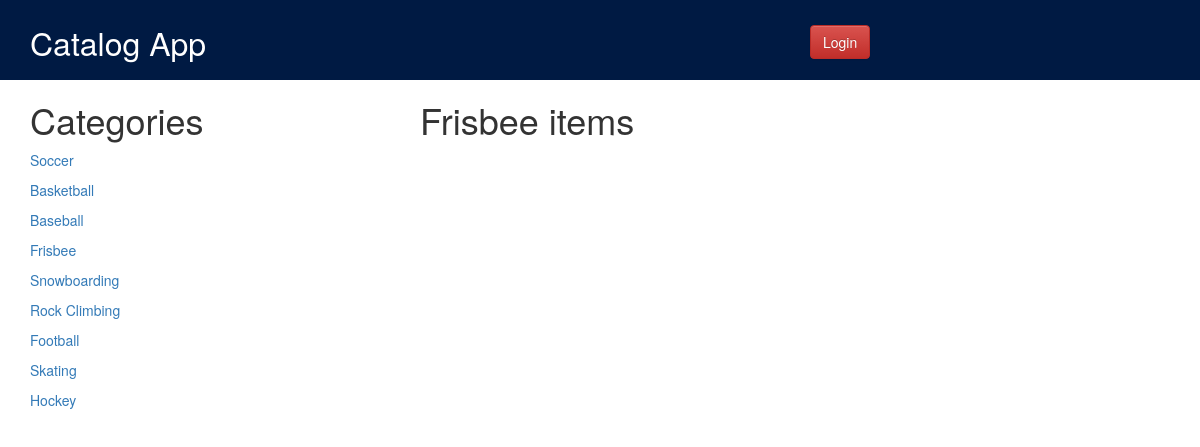
The page /catalog/Frisbee/items on the database as committed earlier.
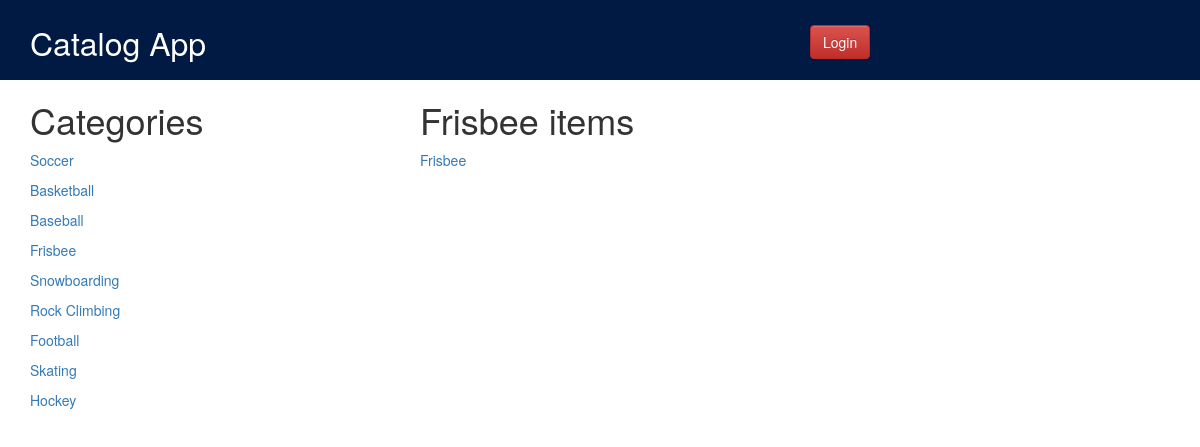
The same page on the database as committed later.
### database_setup.py (models this page shows, shortened)
class Category(Base):
    __tablename__ = 'category'
    id = Column(Integer, primary_key=True)
    name = Column(String(250), nullable=False)

class Item(Base):
    __tablename__ = 'item'
    id = Column(Integer, primary_key=True)
    name = Column(String(250), nullable=False)
    description = Column(Text, nullable=True)
    category_id = Column(Integer, ForeignKey('category.id'))
    category = relationship(Category)
    user_id = Column(Integer, ForeignKey('user.id'))
    user = relationship(User)
    created_date = Column(DateTime, default=datetime.datetime.now)

### application.py (the view)
@app.route('/catalog/<string:category_name>/items')
def showItems(category_name):
    categories = session.query(Category).all()
    category = session.query(Category).filter_by(name=category_name).one()
    items = session.query(Item).filter_by(category_id=category.id).all()
    return render_template('publicitems.html', category=category, categories=categories, items=items)

### templates/publicitems.html (shortened to what this page needs)
{% extends "main.html" %}
{% block content %}
<div class="container">
    <div class="row">
        <div class="col-xs-4">
            <h1>Categories</h1>
            {% for category in categories %}
                <p><a href="{{ url_for('showItems', category_name=category.name) }}">{{ category.name }}</a></p>
            {% endfor %}
        </div>
        <div class="col-xs-8">
            <h1>{{ category.name }} items</h1>
            {% for item in items %}
                <p><a href="{{ url_for('showItem', category_name=category.name, item_name=item.name) }}">{{ item.name }}</a></p>
            {% endfor %}
        </div>
    </div>
</div>
{% endblock %}

Rows that differ between the two databases and show on the page:
added Item: name "Frisbee"
